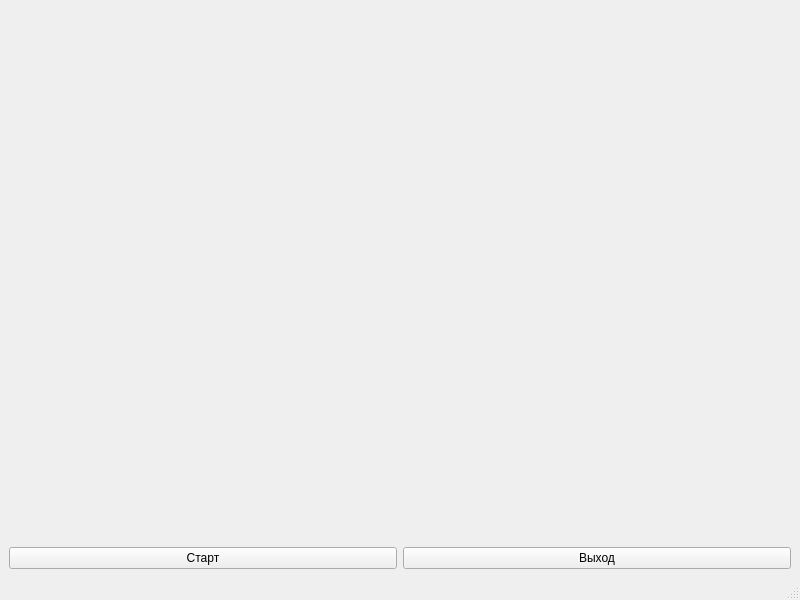
<?xml version="1.0" encoding="UTF-8"?>
<ui version="4.0">
 <class>MainWindow</class>
 <widget class="QMainWindow" name="MainWindow">
  <property name="geometry">
   <rect>
    <x>0</x>
    <y>0</y>
    <width>800</width>
    <height>600</height>
   </rect>
  </property>
  <property name="windowTitle">
   <string>MainWindow</string>
  </property>
  <widget class="QWidget" name="centralwidget">
   <layout class="QGridLayout" name="gridLayout">
    <item row="1" column="0">
     <widget class="QPushButton" name="start">
      <property name="text">
       <string>Старт</string>
      </property>
     </widget>
    </item>
    <item row="1" column="1">
     <widget class="QPushButton" name="exit">
      <property name="text">
       <string>Выход</string>
      </property>
     </widget>
    </item>
    <item row="0" column="0" colspan="2">
     <widget class="QWidget" name="widget" native="true">
      <property name="minimumSize">
       <size>
        <width>782</width>
        <height>512</height>
       </size>
      </property>
     </widget>
    </item>
   </layout>
  </widget>
  <widget class="QMenuBar" name="menubar">
   <property name="geometry">
    <rect>
     <x>0</x>
     <y>0</y>
     <width>800</width>
     <height>21</height>
    </rect>
   </property>
  </widget>
  <widget class="QStatusBar" name="statusbar"/>
 </widget>
 <resources/>
 <connections/>
</ui>
